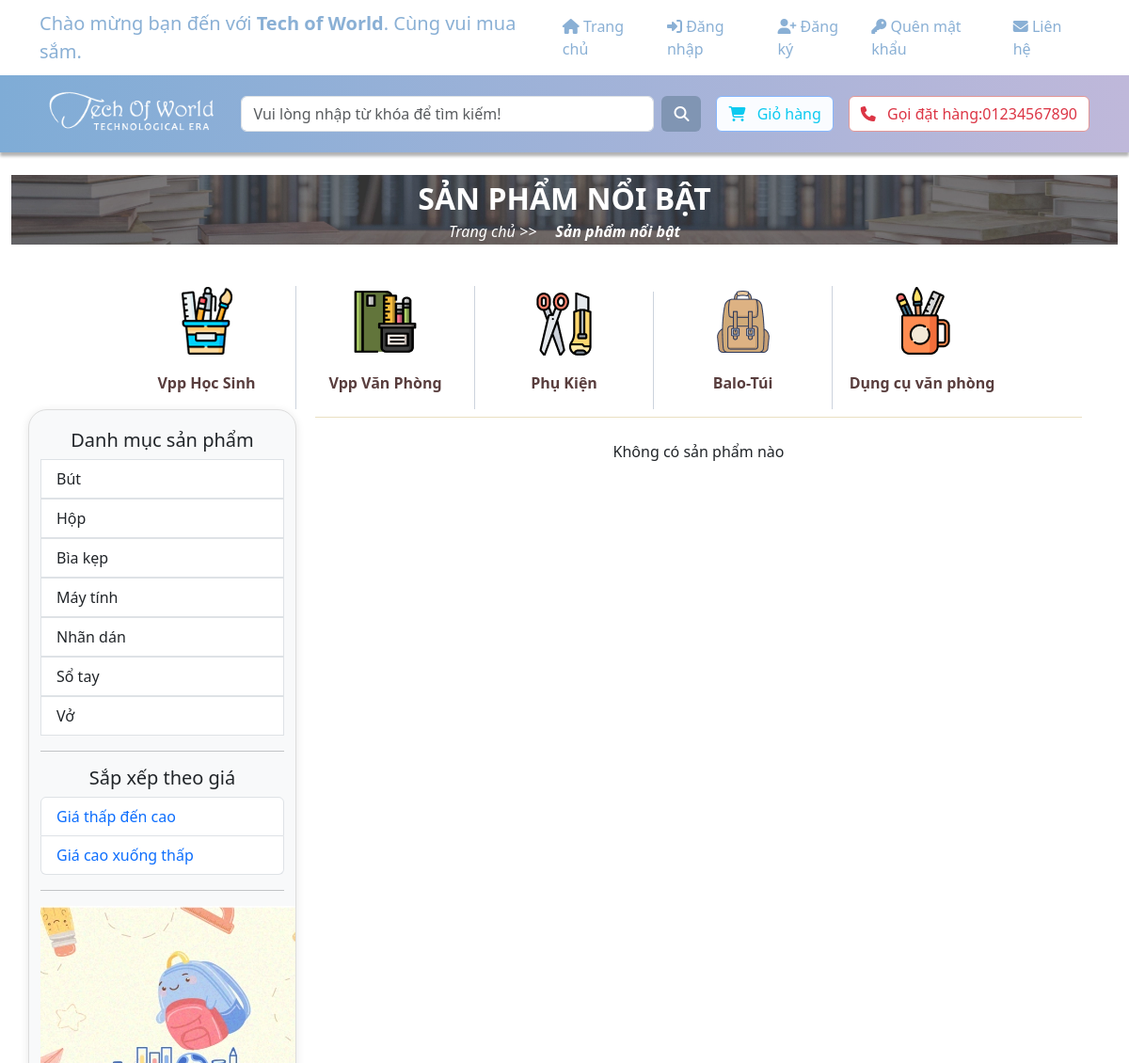
The app's page /website/productsClick.php?loaisanpham=but (upper part), older data.
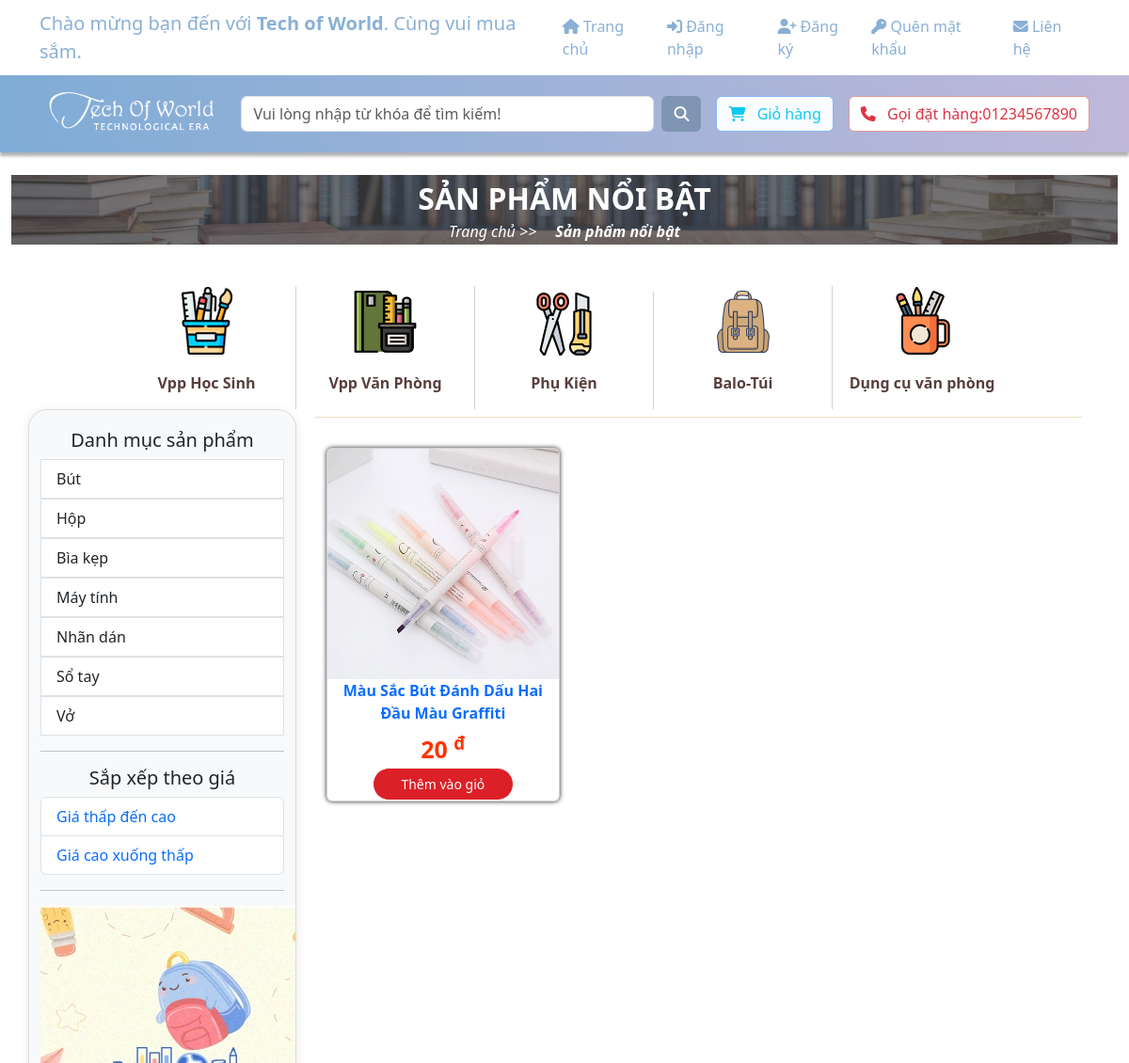
The same page, newer data.
### tables this page shows
CREATE TABLE `sanpham` (
  `sp_ma` int(11) NOT NULL,
  `loaisp_ten` varchar(100) NOT NULL,
  `sp_ten` varchar(250) NOT NULL,
  `sp_gia` varchar(250) NOT NULL,
  `sp_mota` varchar(300) DEFAULT NULL,
  `sp_motachitiet` varchar(300) NOT NULL,
  `sp_img` varchar(50) NOT NULL,
  `sp_soluong` int(250) NOT NULL DEFAULT 1,
  `loaisanpham` varchar(50) NOT NULL
);

### Website/productsClick.php (the view, shortened to what the changed rows need)
<!DOCTYPE html>
<html lang="en">
<head>
    <link href="https://cdn.jsdelivr.net/npm/bootstrap@5.3.1/dist/css/bootstrap.min.css" rel="stylesheet">
    <link rel="stylesheet" href="https://cdnjs.cloudflare.com/ajax/libs/font-awesome/6.4.2/css/all.min.css">
</head>
<?php
include('../sources/FE/top_header.php');
include('../sources/FE/header.php');
include('../sources/FE/menu.php');
?>
<body>
    <div class="container">
        <div class="row">
            <div class="col-lg-9 col-md-8">
                <div class="product-list mb-3 p-2">
                    <div class="container">
                        <div class="row">
                            <div class="text-center py-2">
                                <div class="row">
                                    <?php
                                    include_once('../admin/Includes/connect.php');
                                    $loaisanpham = isset($_GET['loaisanpham']) ? $_GET['loaisanpham'] : '';
                                    $sql = "SELECT * FROM sanpham WHERE loaisanpham = '$loaisanpham'";
                                    $result = $connect->query($sql);
                                    $duongdanimg = '../Assets/img/sanpham/';
                                    if ($result && $result->num_rows > 0) {
                                        while ($data = $result->fetch_assoc()) {
                                            echo '<div class="col-lg-4 col-md-6 col-sm-9 py-2">';
                                            echo '<a href="./product.php?sp_ma=' . $data['sp_ma'] . '">';
                                            echo '<div class="card">';
                                            echo '<img src="' . $duongdanimg . $data['sp_img'] . '" class="card-img-top" alt="' . $data['sp_ten'] . '">';
                                            echo '<p class="card-title"><strong>' . $data['sp_ten'] . '</strong></p>';
                                            echo '<p class="card-text"><strong style="color:#f30; font-size:25px">' . number_format($data['sp_gia'], 0, '.', '.') . ' <sup>đ</sup></strong></p>';
                                            echo '<div class="action-cart d-flex align-items-center justify-content-center">';
                                            echo '<button class="cart-button btn-buy add_to_cart" title="Thêm vào giỏ">';
                                            echo '<a id="buy" href="./product.php?sp_ma=' . $data['sp_ma'] . '">Thêm vào giỏ</a>';
                                            echo '</button>';
                                            echo '</div>';
                                            echo '</div>';
                                            echo '</div>';
                                            echo '</div>';
                                        }
                                    } else {
                                        echo '<p class="text-center">Không có sản phẩm nào</p>';
                                    }
                                    ?>
                                </div>
                            </div>
                        </div>
                    </div>
                </div>
            </div>
        </div>
    </div>
    <?php
    include('../sources/FE/footer_save.php');
    include('../sources/FE/footer.php');
    ?>
</body>
</html>

Row changes from the older to the newer data that the page shows:
added sanpham: sp_img (picture), sp_ten "Màu Sắc Bút Đánh Dấu Hai Đầu Màu Graffiti", sp_gia "20"
Text that changed along with them:
text no longer shown: "Không có sản phẩm nào"
